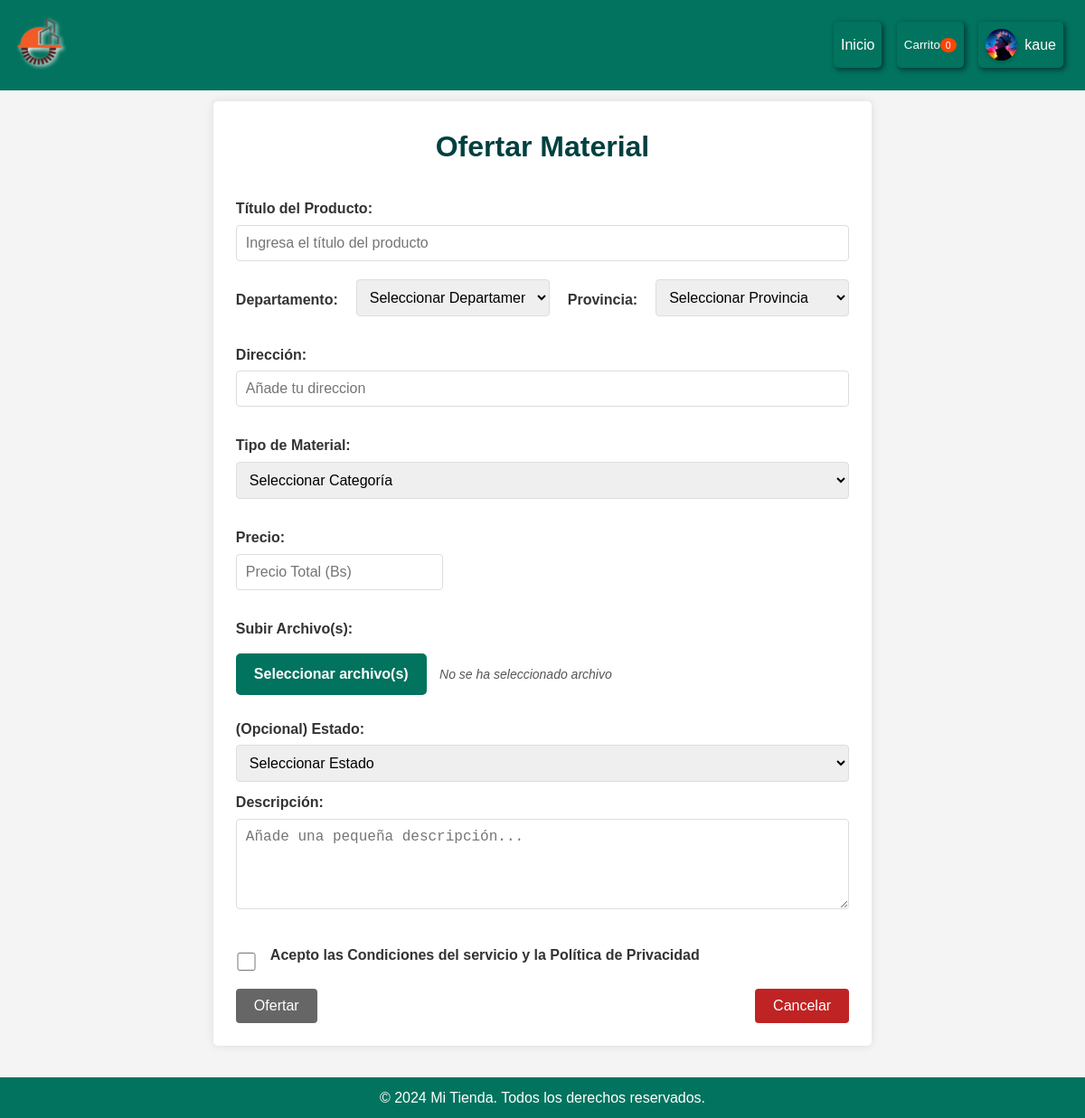
Screenshot of /ofertar/ (signed in) with the database file from the repository.
### sitioWeb/models.py (models this page shows, shortened)
class Usuario(models.Model):
    idUsuario = models.AutoField(primary_key=True,null= False ,blank=False)  # Identificador único del usuario
    nombre = models.CharField(max_length=100,null= False ,blank=False)  # Nombre del usuario
    contraseña = models.CharField(max_length=100,null= False ,blank=False,default='00000000')  # Contraseña del usuario
    correo = models.EmailField(unique=True,null= False ,blank=False,)  # Correo único
    celular = models.CharField(max_length=15, null=True, blank=True)  # Campo nuevo para celular
    foto = models.ImageField(upload_to='fotos/', blank=True, null=True)  # Foto de perfil
    fecha_creacion = models.DateTimeField(auto_now_add=True)  # Fecha y hora de creación
    estadoUsuario = models.BooleanField(default=True)  # Estado del usuario (habilitado o no)
    class Meta:
        db_table = "Usuarios"
        verbose_name = "Usuario"
        verbose_name_plural = "Usuarios"

### sitioWeb/views.py (the view, shortened to what this page needs)
# urls.py: path('ofertar/',ofertarMView,name = 'ofertar'),
def ofertarMView(request):
    user_id = request.session.get('user_id')
    if not user_id:
        return redirect('login')
    user = get_object_or_404(Usuario, idUsuario=user_id)
    return render(request, 'ofertar.html', {'user': user,'is_profile_page': True})

### sitioWeb/templates/ofertar.html (shortened to what this page needs)
{% extends 'base.html' %}
{% load static %}
{% block contenidos %}
<div class="container2">
    <h1>Ofertar Material</h1>
    <form id="ofertaForm" method="post" enctype="multipart/form-data">
        <div class="form-group">
            <label for="titulo">Título del Producto:</label>
            <input type="text" id="titulo" name="titulo" placeholder="Ingresa el título del producto" required>
        </div>
        <div class="form-group inline">
            <label for="departamento">Departamento:</label>
            <select id="departamento" name="departamento" required>
                <option value="" disabled selected>Seleccionar Departamento</option>
            </select>
            <label for="provincia">Provincia:</label>
            <select id="provincia" name="provincia" required>
                <option value="" disabled selected>Seleccionar Provincia</option>
            </select>
        </div>
        <div class="form-group">
            <label for="urlMapa">Dirección:</label>
            <input type="text" id="urlMapa" name="urlMapa" placeholder="Añade tu direccion" required>
        </div>
        <div class="form-group">
            <label for="material">Tipo de Material:</label>
            <select id="material" name="material" required>
                <option value="" disabled selected>Seleccionar Categoría</option>
            </select>
        </div>
        <div class="form-group inline">
            <div>
                <label for="precio">Precio:</label>
                <input type="text" maxlength="6" name="precio" id="precio" placeholder="Precio Total (Bs)" required autocomplete="off" onkeypress="return (event.charCode >= 48 && event.charCode <= 57)" min="1" />
            </div>
        </div>
        <div class="custom-file-upload">
            <label for="archivo">Subir Archivo(s):</label>
            <label for="archivo" class="custom-file-button">Seleccionar archivo(s)</label>
            <span id="file-name">No se ha seleccionado archivo</span>
        </div>
        <div>
            <label for="estado">(Opcional) Estado:</label>
            <select id="estado" name="estado">
                <option value="" disabled selected>Seleccionar Estado</option>
            </select>
        </div>
        <div class="form-group">
            <label for="descripcion">Descripción:</label>
            <textarea id="descripcion" name="descripcion" required placeholder="Añade una pequeña descripción..." rows="2" maxlength="250"></textarea>
        </div>
        <div class="checkbox-container">
            <input type="checkbox" id="terminos" name="terminos" />
            <label for="terminos">Acepto las Condiciones del servicio y la Política de Privacidad</label>
        </div>
        <div class="button-group">
            <button type="submit" class="btn btn-primary" id="button-ofertar" disabled>Ofertar</button>
            <button type="button" class="btn btn-secondary" id="button-cancelar">Cancelar</button>
        </div>
    </form>
</div>
{% endblock %}

### sitioWeb/templates/barraNavegacion.html (shortened to what this page needs)
{% load static %}
<nav class="navbar">
    <div class="logo">
        <a href="{% url 'base' %}">
            <img src="{% static 'LogoIS_Oficial.png' %}" alt="Logo" class="logo-img">
        </a>
    </div>
    <div class="nav-links" id="navLinks">
        <a href="{% url 'base' %}" class="nav-link">Inicio</a>
         <button class="nav-link" onclick="toggleCart()">
            Carrito <span class="cart-count" id="cartCount">0</span>
        </button>
                {% if request.session.user_id %}
                <a href="{% url 'perfil' %}" class="nav-link">
                    {% if user.foto %}
                        <img src="{{ user.foto.url }}" alt="Foto de perfil" class="profile-img">
                    {% else %}
                        <img src="{% static 'default-profile.png' %}" alt="Foto de perfil" class="profile-img">
                    {% endif %}
                    {{ user.nombre }}
                </a>
                {% else %}
                    <a href="#" class="nav-link" id="loginBtn">
                        <img src="{% static 'default-profile.png' %}" alt="Perfil" class="profile-img">
                        Iniciar Sesión
                    </a>
                {% endif %}
    </div>
</nav>

### sitioWeb/static/styles.css (style rules this page uses)
:root { --primary-color: #02735E; --secondary-color: #014040; --tertiary-color:#F27405; --text-color: #333; --background-color: #f4f4f4; --white: #ffffff; }
* { margin: 0; padding: 0; box-sizing: border-box; }
body { margin: 0; padding: 0; font-family: Arial, sans-serif; line-height: 1.6; color: var(--text-color); background-color: var(--background-color); padding-bottom: 3em; position: relative; min-height: 100vh; overflow-x: hidden; }

### sitioWeb/static/perfil.css (style rules this page uses)
form { display: flex; flex-direction: column; }
label { display: flex; flex-direction: column; margin-top: 10px; }
.button-group { display: flex; justify-content: space-between; margin-top: 20px; }

### sitioWeb/static/ofertar.css (style rules this page uses)
.container2 { position: relative; margin: auto; background-color: #ffffff; padding: 25px; border-radius: 5px; box-shadow: 0 0 10px rgba(0, 0, 0, 0.1); }
h1 { color: var(--secondary-color); text-align: center; margin-bottom: 20px; }
.form-group.inline { display: flex; gap: 20px; }
.form-group { margin-bottom: 20px; }
label { display: block; margin-bottom: 5px; font-weight: bold; }
input[type="text"], input[type="number"], select, textarea { width: 100%; padding: 10px; border: 1px solid #ddd; border-radius: 4px; font-size: 16px; }
textarea { height: 100px; resize: vertical; }
.custom-file-button { display: inline-block; padding: 10px 20px; background-color: var(--primary-color); color: white; border-radius: 5px; cursor: pointer; font-size: 16px; font-family: 'Arial', sans-serif; border: none; transition: background-color 0.3s ease; }
#file-name { margin-left: 10px; font-style: italic; font-size: 14px; color: #555; }
.checkbox-container { display: flex; align-items: flex-end; }
.checkbox-container input[type="checkbox"] { margin-right: 15px; width: 23px; height: 20px; cursor: pointer; }
.button-group { display: flex; justify-content: space-between; }
.btn { padding: 10px 20px; border: none; border-radius: 4px; color: #fff; font-size: 16px; cursor: pointer; transition: background-color 0.3s; }
.btn-primary { background-color: #666; }
.btn-secondary { background-color: #c02323; }

### sitioWeb/static/barraNavegacion.css (style rules this page uses)
.navbar { position: fixed; top: 0%; width: 100%; background-color: var(--primary-color); display: flex; justify-content: space-between; align-items: center; padding: 1rem; color: var(--white); z-index: 1000; }
.logo-img { width: 60px; height: 60px; filter: drop-shadow(2px 2px 2px white); }
.nav-links { display: flex; gap: 0.5px; }
.nav-link { display: flex; padding: 0.5rem 0.5rem; margin: 0.5rem; height: auto; background-color: var(--primary-color); box-shadow: 2px 2px 5px 1px var(--secondary-color); border: none; color: var(--white); justify-content: center; align-items: center; text-decoration: none; cursor: pointer; border-radius: 5px; transition: all 0.5s; }
.profile-img { width: 35px; height: 35px; border-radius: 50%; object-fit: cover; margin-right: 8px; box-shadow: 0 2px 4px rgba(0, 0, 0, 0.2); }
.cart-count { background-color: #ff4500; border-radius: 50%; padding: 2px 6px; font-size: 0.8em; }

### rows the page displays
Usuario: foto (picture), nombre "kaue"
